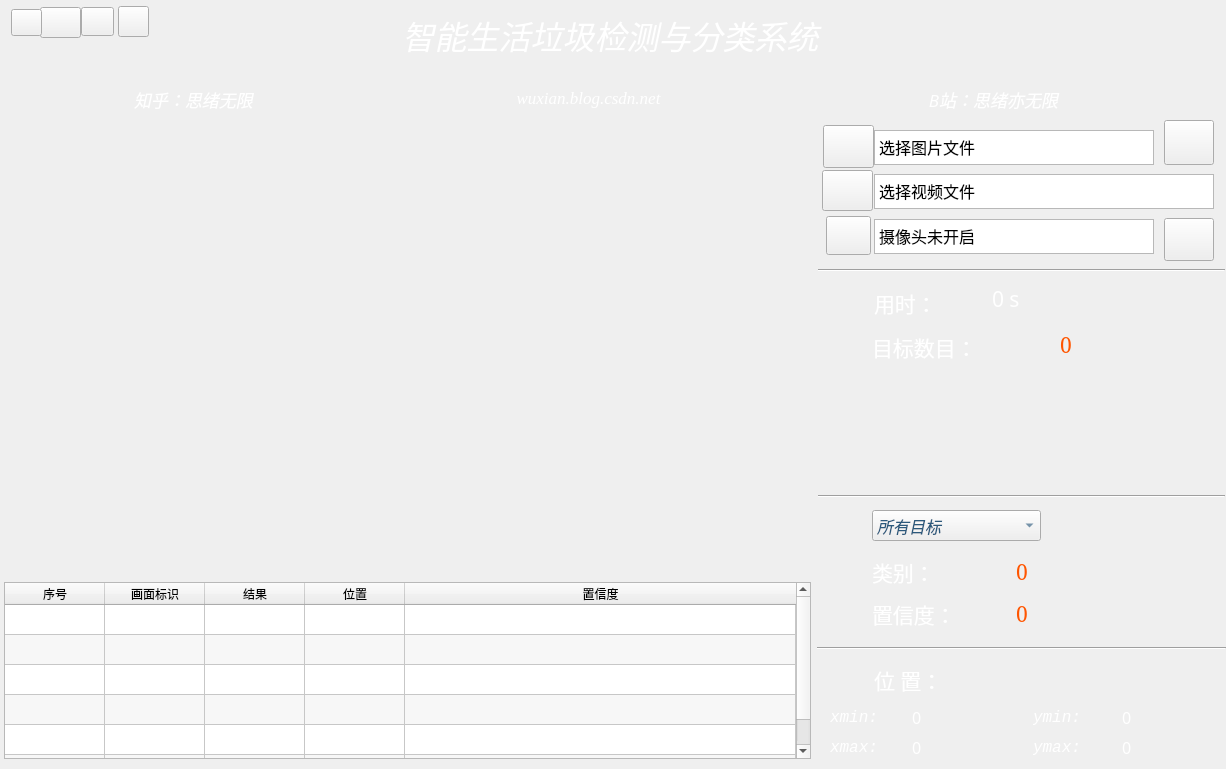
<?xml version="1.0" encoding="UTF-8"?>
<ui version="4.0">
 <class>MainWindow</class>
 <widget class="QMainWindow" name="MainWindow">
  <property name="windowModality">
   <enum>Qt::NonModal</enum>
  </property>
  <property name="geometry">
   <rect>
    <x>0</x>
    <y>0</y>
    <width>1226</width>
    <height>769</height>
   </rect>
  </property>
  <property name="minimumSize">
   <size>
    <width>1226</width>
    <height>769</height>
   </size>
  </property>
  <property name="maximumSize">
   <size>
    <width>1226</width>
    <height>769</height>
   </size>
  </property>
  <property name="font">
   <font>
    <family>华文仿宋</family>
   </font>
  </property>
  <property name="windowTitle">
   <string>PersonCar Detection v1.0</string>
  </property>
  <property name="windowIcon">
   <iconset resource="RecSystem.qrc">
    <normaloff>:/images/icons/count.png</normaloff>:/images/icons/count.png</iconset>
  </property>
  <property name="toolTip">
   <string>知乎</string>
  </property>
  <property name="autoFillBackground">
   <bool>false</bool>
  </property>
  <property name="styleSheet">
   <string notr="true">#centralwidget{
	border-image: url(:/images/icons/back-image.png);
    color: rgb(220, 220, 220);
    border-radius: 10px;
}</string>
  </property>
  <property name="tabShape">
   <enum>QTabWidget::Rounded</enum>
  </property>
  <widget class="QWidget" name="centralwidget">
   <property name="styleSheet">
    <string notr="true">#centralWidget{
	border-image: url(:/newPrefix/images_test/back-image.png);
	color: rgb(220, 220, 220);
	border-radius: 10px;
}</string>
   </property>
   <widget class="QTextEdit" name="textEdit_pic">
    <property name="geometry">
     <rect>
      <x>874</x>
      <y>130</y>
      <width>280</width>
      <height>35</height>
     </rect>
    </property>
    <property name="minimumSize">
     <size>
      <width>150</width>
      <height>30</height>
     </size>
    </property>
    <property name="maximumSize">
     <size>
      <width>280</width>
      <height>40</height>
     </size>
    </property>
    <property name="font">
     <font>
      <family>华文仿宋</family>
      <pointsize>12</pointsize>
     </font>
    </property>
    <property name="layoutDirection">
     <enum>Qt::LeftToRight</enum>
    </property>
    <property name="verticalScrollBarPolicy">
     <enum>Qt::ScrollBarAlwaysOff</enum>
    </property>
    <property name="horizontalScrollBarPolicy">
     <enum>Qt::ScrollBarAsNeeded</enum>
    </property>
    <property name="lineWrapMode">
     <enum>QTextEdit::NoWrap</enum>
    </property>
    <property name="readOnly">
     <bool>true</bool>
    </property>
    <property name="html">
     <string>&lt;!DOCTYPE HTML PUBLIC &quot;-//W3C//DTD HTML 4.0//EN&quot; &quot;http://www.w3.org/TR/REC-html40/strict.dtd&quot;&gt;
&lt;html&gt;&lt;head&gt;&lt;meta name=&quot;qrichtext&quot; content=&quot;1&quot; /&gt;&lt;style type=&quot;text/css&quot;&gt;
p, li { white-space: pre-wrap; }
&lt;/style&gt;&lt;/head&gt;&lt;body style=&quot; font-family:'华文仿宋'; font-size:12pt; font-weight:400; font-style:normal;&quot;&gt;
&lt;p style=&quot; margin-top:0px; margin-bottom:0px; margin-left:0px; margin-right:0px; -qt-block-indent:0; text-indent:0px;&quot;&gt;&lt;span style=&quot; font-family:'Adobe Devanagari';&quot;&gt;选择图片文件&lt;/span&gt;&lt;/p&gt;&lt;/body&gt;&lt;/html&gt;</string>
    </property>
   </widget>
   <widget class="QLabel" name="label_objNum">
    <property name="geometry">
     <rect>
      <x>872</x>
      <y>328</y>
      <width>165</width>
      <height>39</height>
     </rect>
    </property>
    <property name="font">
     <font>
      <family>华文仿宋</family>
      <pointsize>16</pointsize>
     </font>
    </property>
    <property name="styleSheet">
     <string notr="true">color: rgb(255, 255, 255);</string>
    </property>
    <property name="text">
     <string>&lt;html&gt;&lt;head/&gt;&lt;body&gt;&lt;p&gt;目标数目：&lt;/p&gt;&lt;/body&gt;&lt;/html&gt;</string>
    </property>
   </widget>
   <widget class="QLabel" name="label_ymin">
    <property name="geometry">
     <rect>
      <x>1033</x>
      <y>702</y>
      <width>61</width>
      <height>31</height>
     </rect>
    </property>
    <property name="font">
     <font>
      <family>Consolas</family>
      <pointsize>12</pointsize>
      <weight>50</weight>
      <italic>true</italic>
      <bold>false</bold>
     </font>
    </property>
    <property name="styleSheet">
     <string notr="true">font: italic 12pt &quot;Consolas&quot;;
color: rgb(255, 255, 255);</string>
    </property>
    <property name="text">
     <string>ymin: </string>
    </property>
   </widget>
   <widget class="QLabel" name="label_ymax_result">
    <property name="geometry">
     <rect>
      <x>1122</x>
      <y>732</y>
      <width>87</width>
      <height>31</height>
     </rect>
    </property>
    <property name="font">
     <font>
      <family>SimSun-ExtB</family>
      <pointsize>12</pointsize>
     </font>
    </property>
    <property name="styleSheet">
     <string notr="true">color: rgb(255, 255, 255);</string>
    </property>
    <property name="text">
     <string>0</string>
    </property>
   </widget>
   <widget class="QLabel" name="label_numer_result">
    <property name="geometry">
     <rect>
      <x>1060</x>
      <y>326</y>
      <width>119</width>
      <height>37</height>
     </rect>
    </property>
    <property name="font">
     <font>
      <family>SimSun</family>
      <pointsize>16</pointsize>
     </font>
    </property>
    <property name="styleSheet">
     <string notr="true">color: rgb(255, 85, 0);</string>
    </property>
    <property name="text">
     <string>0</string>
    </property>
   </widget>
   <widget class="QLabel" name="label_website_2">
    <property name="geometry">
     <rect>
      <x>68</x>
      <y>74</y>
      <width>251</width>
      <height>51</height>
     </rect>
    </property>
    <property name="minimumSize">
     <size>
      <width>0</width>
      <height>30</height>
     </size>
    </property>
    <property name="font">
     <font>
      <family>Times new roman</family>
      <pointsize>13</pointsize>
      <weight>50</weight>
      <italic>true</italic>
      <bold>false</bold>
     </font>
    </property>
    <property name="toolTip">
     <string>&lt;html&gt;&lt;head/&gt;&lt;body&gt;&lt;p&gt;www.zhihu.com/people/sixuwuxian&lt;/p&gt;&lt;/body&gt;&lt;/html&gt;</string>
    </property>
    <property name="styleSheet">
     <string notr="true">QLabel{color: rgb(255, 255, 255);
font: italic 13pt &quot;Times new roman&quot;;}</string>
    </property>
    <property name="text">
     <string>知乎：思绪无限</string>
    </property>
    <property name="alignment">
     <set>Qt::AlignCenter</set>
    </property>
   </widget>
   <widget class="QToolButton" name="toolButton_settings">
    <property name="geometry">
     <rect>
      <x>40</x>
      <y>7</y>
      <width>41</width>
      <height>31</height>
     </rect>
    </property>
    <property name="maximumSize">
     <size>
      <width>50</width>
      <height>45</height>
     </size>
    </property>
    <property name="cursor">
     <cursorShape>PointingHandCursor</cursorShape>
    </property>
    <property name="toolTip">
     <string>设置信息</string>
    </property>
    <property name="autoFillBackground">
     <bool>false</bool>
    </property>
    <property name="text">
     <string/>
    </property>
    <property name="icon">
     <iconset resource="RecSystem.qrc">
      <normaloff>:/images/icons/settings.png</normaloff>:/images/icons/settings.png</iconset>
    </property>
    <property name="iconSize">
     <size>
      <width>50</width>
      <height>39</height>
     </size>
    </property>
    <property name="popupMode">
     <enum>QToolButton::DelayedPopup</enum>
    </property>
    <property name="toolButtonStyle">
     <enum>Qt::ToolButtonTextUnderIcon</enum>
    </property>
    <property name="autoRaise">
     <bool>false</bool>
    </property>
    <property name="arrowType">
     <enum>Qt::NoArrow</enum>
    </property>
   </widget>
   <widget class="QLabel" name="label_conf">
    <property name="geometry">
     <rect>
      <x>872</x>
      <y>594</y>
      <width>111</width>
      <height>41</height>
     </rect>
    </property>
    <property name="font">
     <font>
      <family>华文仿宋</family>
      <pointsize>16</pointsize>
     </font>
    </property>
    <property name="styleSheet">
     <string notr="true">color: rgb(255, 255, 255);</string>
    </property>
    <property name="text">
     <string>&lt;html&gt;&lt;head/&gt;&lt;body&gt;&lt;p&gt;置信度：&lt;/p&gt;&lt;/body&gt;&lt;/html&gt;</string>
    </property>
   </widget>
   <widget class="QLabel" name="label_title">
    <property name="geometry">
     <rect>
      <x>188</x>
      <y>2</y>
      <width>845</width>
      <height>65</height>
     </rect>
    </property>
    <property name="minimumSize">
     <size>
      <width>0</width>
      <height>30</height>
     </size>
    </property>
    <property name="font">
     <font>
      <family>隶书</family>
      <pointsize>24</pointsize>
      <weight>50</weight>
      <italic>true</italic>
      <bold>false</bold>
      <kerning>false</kerning>
     </font>
    </property>
    <property name="toolTip">
     <string>&lt;html&gt;&lt;head/&gt;&lt;body&gt;&lt;p&gt;author&lt;/p&gt;&lt;/body&gt;&lt;/html&gt;</string>
    </property>
    <property name="styleSheet">
     <string notr="true">QLabel{color: rgb(255, 255, 255);
font: italic 24pt &quot;隶书&quot;;}</string>
    </property>
    <property name="text">
     <string>智能生活垃圾检测与分类系统</string>
    </property>
    <property name="alignment">
     <set>Qt::AlignCenter</set>
    </property>
   </widget>
   <widget class="QLabel" name="label_picNumber">
    <property name="geometry">
     <rect>
      <x>828</x>
      <y>326</y>
      <width>37</width>
      <height>35</height>
     </rect>
    </property>
    <property name="styleSheet">
     <string notr="true">border-image: url(:/images/icons/count.png);</string>
    </property>
    <property name="text">
     <string/>
    </property>
   </widget>
   <widget class="QComboBox" name="comboBox_select">
    <property name="geometry">
     <rect>
      <x>872</x>
      <y>510</y>
      <width>169</width>
      <height>31</height>
     </rect>
    </property>
    <property name="font">
     <font>
      <family>Consolas</family>
      <pointsize>12</pointsize>
      <weight>50</weight>
      <italic>true</italic>
      <bold>false</bold>
     </font>
    </property>
    <property name="focusPolicy">
     <enum>Qt::ClickFocus</enum>
    </property>
    <property name="styleSheet">
     <string notr="true">color: rgb(43, 89, 124);
font: italic 12pt &quot;Consolas&quot;;</string>
    </property>
    <property name="currentText">
     <string>所有目标</string>
    </property>
    <property name="iconSize">
     <size>
      <width>36</width>
      <height>36</height>
     </size>
    </property>
    <item>
     <property name="text">
      <string>所有目标</string>
     </property>
    </item>
   </widget>
   <widget class="QLabel" name="label_xmax">
    <property name="geometry">
     <rect>
      <x>830</x>
      <y>732</y>
      <width>61</width>
      <height>31</height>
     </rect>
    </property>
    <property name="font">
     <font>
      <family>Consolas</family>
      <pointsize>12</pointsize>
      <weight>50</weight>
      <italic>true</italic>
      <bold>false</bold>
     </font>
    </property>
    <property name="styleSheet">
     <string notr="true">font: italic 12pt &quot;Consolas&quot;;
color: rgb(255, 255, 255);</string>
    </property>
    <property name="text">
     <string>xmax: </string>
    </property>
   </widget>
   <widget class="QTextEdit" name="textEdit_camera">
    <property name="geometry">
     <rect>
      <x>874</x>
      <y>219</y>
      <width>280</width>
      <height>35</height>
     </rect>
    </property>
    <property name="minimumSize">
     <size>
      <width>150</width>
      <height>30</height>
     </size>
    </property>
    <property name="maximumSize">
     <size>
      <width>280</width>
      <height>40</height>
     </size>
    </property>
    <property name="font">
     <font>
      <family>华文仿宋</family>
      <pointsize>12</pointsize>
     </font>
    </property>
    <property name="verticalScrollBarPolicy">
     <enum>Qt::ScrollBarAlwaysOff</enum>
    </property>
    <property name="horizontalScrollBarPolicy">
     <enum>Qt::ScrollBarAsNeeded</enum>
    </property>
    <property name="lineWrapMode">
     <enum>QTextEdit::NoWrap</enum>
    </property>
    <property name="readOnly">
     <bool>true</bool>
    </property>
    <property name="html">
     <string>&lt;!DOCTYPE HTML PUBLIC &quot;-//W3C//DTD HTML 4.0//EN&quot; &quot;http://www.w3.org/TR/REC-html40/strict.dtd&quot;&gt;
&lt;html&gt;&lt;head&gt;&lt;meta name=&quot;qrichtext&quot; content=&quot;1&quot; /&gt;&lt;style type=&quot;text/css&quot;&gt;
p, li { white-space: pre-wrap; }
&lt;/style&gt;&lt;/head&gt;&lt;body style=&quot; font-family:'华文仿宋'; font-size:12pt; font-weight:400; font-style:normal;&quot;&gt;
&lt;p style=&quot; margin-top:0px; margin-bottom:0px; margin-left:0px; margin-right:0px; -qt-block-indent:0; text-indent:0px;&quot;&gt;&lt;span style=&quot; font-family:'Adobe Devanagari';&quot;&gt;摄像头未开启&lt;/span&gt;&lt;/p&gt;&lt;/body&gt;&lt;/html&gt;</string>
    </property>
   </widget>
   <widget class="QLabel" name="label_xmin_result">
    <property name="geometry">
     <rect>
      <x>912</x>
      <y>702</y>
      <width>81</width>
      <height>31</height>
     </rect>
    </property>
    <property name="font">
     <font>
      <family>SimSun-ExtB</family>
      <pointsize>12</pointsize>
     </font>
    </property>
    <property name="styleSheet">
     <string notr="true">color: rgb(255, 255, 255);</string>
    </property>
    <property name="text">
     <string>0</string>
    </property>
   </widget>
   <widget class="QLabel" name="label_score_result">
    <property name="geometry">
     <rect>
      <x>1016</x>
      <y>590</y>
      <width>157</width>
      <height>47</height>
     </rect>
    </property>
    <property name="font">
     <font>
      <family>SimSun</family>
      <pointsize>16</pointsize>
     </font>
    </property>
    <property name="styleSheet">
     <string notr="true">color: rgb(255, 85, 0);</string>
    </property>
    <property name="text">
     <string>0</string>
    </property>
   </widget>
   <widget class="QLabel" name="label_location">
    <property name="geometry">
     <rect>
      <x>874</x>
      <y>660</y>
      <width>131</width>
      <height>41</height>
     </rect>
    </property>
    <property name="font">
     <font>
      <family>华文仿宋</family>
      <pointsize>16</pointsize>
     </font>
    </property>
    <property name="styleSheet">
     <string notr="true">color: rgb(255, 255, 255);</string>
    </property>
    <property name="text">
     <string>&lt;html&gt;&lt;head/&gt;&lt;body&gt;&lt;p&gt;位 置：&lt;/p&gt;&lt;/body&gt;&lt;/html&gt;</string>
    </property>
   </widget>
   <widget class="QLabel" name="label_picConf">
    <property name="geometry">
     <rect>
      <x>826</x>
      <y>596</y>
      <width>40</width>
      <height>40</height>
     </rect>
    </property>
    <property name="styleSheet">
     <string notr="true">border-image: url(:/images/icons/Score.png);</string>
    </property>
    <property name="text">
     <string/>
    </property>
   </widget>
   <widget class="QLabel" name="label_display">
    <property name="geometry">
     <rect>
      <x>6</x>
      <y>126</y>
      <width>806</width>
      <height>454</height>
     </rect>
    </property>
    <property name="minimumSize">
     <size>
      <width>806</width>
      <height>454</height>
     </size>
    </property>
    <property name="maximumSize">
     <size>
      <width>1152</width>
      <height>648</height>
     </size>
    </property>
    <property name="font">
     <font>
      <family>楷体</family>
      <pointsize>16</pointsize>
     </font>
    </property>
    <property name="layoutDirection">
     <enum>Qt::LeftToRight</enum>
    </property>
    <property name="styleSheet">
     <string notr="true">border-image: url(:/images/icons/ini-image.png);</string>
    </property>
    <property name="text">
     <string>&lt;html&gt;&lt;head/&gt;&lt;body&gt;&lt;p align=&quot;center&quot;&gt;&lt;br/&gt;&lt;/p&gt;&lt;/body&gt;&lt;/html&gt;</string>
    </property>
    <property name="alignment">
     <set>Qt::AlignCenter</set>
    </property>
   </widget>
   <widget class="QLabel" name="label_xmax_result">
    <property name="geometry">
     <rect>
      <x>912</x>
      <y>732</y>
      <width>89</width>
      <height>31</height>
     </rect>
    </property>
    <property name="font">
     <font>
      <family>SimSun-ExtB</family>
      <pointsize>12</pointsize>
     </font>
    </property>
    <property name="styleSheet">
     <string notr="true">color: rgb(255, 255, 255);</string>
    </property>
    <property name="text">
     <string>0</string>
    </property>
   </widget>
   <widget class="QLabel" name="label_author">
    <property name="geometry">
     <rect>
      <x>856</x>
      <y>74</y>
      <width>275</width>
      <height>51</height>
     </rect>
    </property>
    <property name="minimumSize">
     <size>
      <width>0</width>
      <height>30</height>
     </size>
    </property>
    <property name="font">
     <font>
      <family>楷体</family>
      <pointsize>13</pointsize>
      <weight>50</weight>
      <italic>true</italic>
      <bold>false</bold>
     </font>
    </property>
    <property name="toolTip">
     <string>&lt;html&gt;&lt;head/&gt;&lt;body&gt;&lt;p&gt;B站&lt;/p&gt;&lt;/body&gt;&lt;/html&gt;</string>
    </property>
    <property name="styleSheet">
     <string notr="true">QLabel{color: rgb(255, 255, 255);
font: italic 13pt &quot;楷体&quot;;}</string>
    </property>
    <property name="text">
     <string>B站：思绪亦无限</string>
    </property>
    <property name="alignment">
     <set>Qt::AlignCenter</set>
    </property>
   </widget>
   <widget class="QLabel" name="label_picTime">
    <property name="geometry">
     <rect>
      <x>826</x>
      <y>280</y>
      <width>40</width>
      <height>40</height>
     </rect>
    </property>
    <property name="styleSheet">
     <string notr="true">border-image: url(:/images/icons/net_speed.png);</string>
    </property>
    <property name="text">
     <string/>
    </property>
   </widget>
   <widget class="Line" name="line_3">
    <property name="geometry">
     <rect>
      <x>817</x>
      <y>628</y>
      <width>409</width>
      <height>41</height>
     </rect>
    </property>
    <property name="orientation">
     <enum>Qt::Horizontal</enum>
    </property>
   </widget>
   <widget class="QLabel" name="label_ymax">
    <property name="geometry">
     <rect>
      <x>1033</x>
      <y>732</y>
      <width>61</width>
      <height>31</height>
     </rect>
    </property>
    <property name="font">
     <font>
      <family>Consolas</family>
      <pointsize>12</pointsize>
      <weight>50</weight>
      <italic>true</italic>
      <bold>false</bold>
     </font>
    </property>
    <property name="styleSheet">
     <string notr="true">font: italic 12pt &quot;Consolas&quot;;
color: rgb(255, 255, 255);</string>
    </property>
    <property name="text">
     <string>ymax: </string>
    </property>
   </widget>
   <widget class="QToolButton" name="toolButton_file">
    <property name="geometry">
     <rect>
      <x>823</x>
      <y>125</y>
      <width>51</width>
      <height>43</height>
     </rect>
    </property>
    <property name="minimumSize">
     <size>
      <width>50</width>
      <height>39</height>
     </size>
    </property>
    <property name="cursor">
     <cursorShape>PointingHandCursor</cursorShape>
    </property>
    <property name="toolTip">
     <string>选择图片</string>
    </property>
    <property name="autoFillBackground">
     <bool>false</bool>
    </property>
    <property name="text">
     <string/>
    </property>
    <property name="icon">
     <iconset resource="RecSystem.qrc">
      <normaloff>:/images/icons/recovery.png</normaloff>:/images/icons/recovery.png</iconset>
    </property>
    <property name="iconSize">
     <size>
      <width>50</width>
      <height>40</height>
     </size>
    </property>
    <property name="popupMode">
     <enum>QToolButton::DelayedPopup</enum>
    </property>
    <property name="toolButtonStyle">
     <enum>Qt::ToolButtonTextUnderIcon</enum>
    </property>
    <property name="autoRaise">
     <bool>false</bool>
    </property>
    <property name="arrowType">
     <enum>Qt::NoArrow</enum>
    </property>
   </widget>
   <widget class="QTextEdit" name="textEdit_video">
    <property name="geometry">
     <rect>
      <x>874</x>
      <y>174</y>
      <width>340</width>
      <height>35</height>
     </rect>
    </property>
    <property name="minimumSize">
     <size>
      <width>150</width>
      <height>30</height>
     </size>
    </property>
    <property name="maximumSize">
     <size>
      <width>340</width>
      <height>40</height>
     </size>
    </property>
    <property name="font">
     <font>
      <family>华文仿宋</family>
      <pointsize>12</pointsize>
     </font>
    </property>
    <property name="layoutDirection">
     <enum>Qt::LeftToRight</enum>
    </property>
    <property name="verticalScrollBarPolicy">
     <enum>Qt::ScrollBarAlwaysOff</enum>
    </property>
    <property name="horizontalScrollBarPolicy">
     <enum>Qt::ScrollBarAsNeeded</enum>
    </property>
    <property name="lineWrapMode">
     <enum>QTextEdit::NoWrap</enum>
    </property>
    <property name="readOnly">
     <bool>true</bool>
    </property>
    <property name="html">
     <string>&lt;!DOCTYPE HTML PUBLIC &quot;-//W3C//DTD HTML 4.0//EN&quot; &quot;http://www.w3.org/TR/REC-html40/strict.dtd&quot;&gt;
&lt;html&gt;&lt;head&gt;&lt;meta name=&quot;qrichtext&quot; content=&quot;1&quot; /&gt;&lt;style type=&quot;text/css&quot;&gt;
p, li { white-space: pre-wrap; }
&lt;/style&gt;&lt;/head&gt;&lt;body style=&quot; font-family:'华文仿宋'; font-size:12pt; font-weight:400; font-style:normal;&quot;&gt;
&lt;p style=&quot; margin-top:0px; margin-bottom:0px; margin-left:0px; margin-right:0px; -qt-block-indent:0; text-indent:0px;&quot;&gt;&lt;span style=&quot; font-family:'Adobe Devanagari';&quot;&gt;选择视频文件&lt;/span&gt;&lt;/p&gt;&lt;/body&gt;&lt;/html&gt;</string>
    </property>
   </widget>
   <widget class="QToolButton" name="toolButton_camera">
    <property name="geometry">
     <rect>
      <x>826</x>
      <y>216</y>
      <width>45</width>
      <height>39</height>
     </rect>
    </property>
    <property name="maximumSize">
     <size>
      <width>50</width>
      <height>45</height>
     </size>
    </property>
    <property name="cursor">
     <cursorShape>PointingHandCursor</cursorShape>
    </property>
    <property name="toolTip">
     <string>开启摄像头</string>
    </property>
    <property name="autoFillBackground">
     <bool>false</bool>
    </property>
    <property name="text">
     <string/>
    </property>
    <property name="icon">
     <iconset resource="RecSystem.qrc">
      <normaloff>:/images/icons/g1.png</normaloff>:/images/icons/g1.png</iconset>
    </property>
    <property name="iconSize">
     <size>
      <width>50</width>
      <height>39</height>
     </size>
    </property>
    <property name="popupMode">
     <enum>QToolButton::DelayedPopup</enum>
    </property>
    <property name="toolButtonStyle">
     <enum>Qt::ToolButtonTextUnderIcon</enum>
    </property>
    <property name="autoRaise">
     <bool>false</bool>
    </property>
    <property name="arrowType">
     <enum>Qt::NoArrow</enum>
    </property>
   </widget>
   <widget class="Line" name="line_5">
    <property name="geometry">
     <rect>
      <x>818</x>
      <y>250</y>
      <width>407</width>
      <height>41</height>
     </rect>
    </property>
    <property name="orientation">
     <enum>Qt::Horizontal</enum>
    </property>
   </widget>
   <widget class="QLabel" name="label_website">
    <property name="geometry">
     <rect>
      <x>464</x>
      <y>72</y>
      <width>249</width>
      <height>51</height>
     </rect>
    </property>
    <property name="minimumSize">
     <size>
      <width>0</width>
      <height>30</height>
     </size>
    </property>
    <property name="font">
     <font>
      <family>Times new roman</family>
      <pointsize>13</pointsize>
      <weight>50</weight>
      <italic>true</italic>
      <bold>false</bold>
     </font>
    </property>
    <property name="toolTip">
     <string>&lt;html&gt;&lt;head/&gt;&lt;body&gt;&lt;p&gt;wuxian.blog.csdn.net&lt;/p&gt;&lt;/body&gt;&lt;/html&gt;</string>
    </property>
    <property name="styleSheet">
     <string notr="true">QLabel{color: rgb(255, 255, 255);
font: italic 13pt &quot;Times new roman&quot;;}</string>
    </property>
    <property name="text">
     <string>wuxian.blog.csdn.net</string>
    </property>
    <property name="alignment">
     <set>Qt::AlignCenter</set>
    </property>
   </widget>
   <widget class="QLabel" name="label_time_result">
    <property name="geometry">
     <rect>
      <x>992</x>
      <y>280</y>
      <width>101</width>
      <height>37</height>
     </rect>
    </property>
    <property name="font">
     <font>
      <family>华文仿宋</family>
      <pointsize>16</pointsize>
     </font>
    </property>
    <property name="styleSheet">
     <string notr="true">color: rgb(255, 255, 255);</string>
    </property>
    <property name="text">
     <string>0 s</string>
    </property>
   </widget>
   <widget class="QLabel" name="label_picSelect">
    <property name="geometry">
     <rect>
      <x>826</x>
      <y>508</y>
      <width>40</width>
      <height>40</height>
     </rect>
    </property>
    <property name="styleSheet">
     <string notr="true">border-image: url(:/images/icons/selection.png);</string>
    </property>
    <property name="text">
     <string/>
    </property>
   </widget>
   <widget class="QToolButton" name="toolButton_version">
    <property name="geometry">
     <rect>
      <x>118</x>
      <y>6</y>
      <width>31</width>
      <height>31</height>
     </rect>
    </property>
    <property name="maximumSize">
     <size>
      <width>50</width>
      <height>45</height>
     </size>
    </property>
    <property name="cursor">
     <cursorShape>PointingHandCursor</cursorShape>
    </property>
    <property name="toolTip">
     <string>版本信息</string>
    </property>
    <property name="autoFillBackground">
     <bool>false</bool>
    </property>
    <property name="text">
     <string/>
    </property>
    <property name="icon">
     <iconset resource="RecSystem.qrc">
      <normaloff>:/images/icons/versions.png</normaloff>:/images/icons/versions.png</iconset>
    </property>
    <property name="iconSize">
     <size>
      <width>50</width>
      <height>39</height>
     </size>
    </property>
    <property name="popupMode">
     <enum>QToolButton::DelayedPopup</enum>
    </property>
    <property name="toolButtonStyle">
     <enum>Qt::ToolButtonTextUnderIcon</enum>
    </property>
    <property name="autoRaise">
     <bool>false</bool>
    </property>
    <property name="arrowType">
     <enum>Qt::NoArrow</enum>
    </property>
   </widget>
   <widget class="Line" name="line_4">
    <property name="geometry">
     <rect>
      <x>818</x>
      <y>476</y>
      <width>407</width>
      <height>41</height>
     </rect>
    </property>
    <property name="orientation">
     <enum>Qt::Horizontal</enum>
    </property>
   </widget>
   <widget class="QToolButton" name="toolButton_saveing">
    <property name="geometry">
     <rect>
      <x>11</x>
      <y>9</y>
      <width>31</width>
      <height>27</height>
     </rect>
    </property>
    <property name="maximumSize">
     <size>
      <width>50</width>
      <height>45</height>
     </size>
    </property>
    <property name="cursor">
     <cursorShape>PointingHandCursor</cursorShape>
    </property>
    <property name="toolTip">
     <string>保存结果</string>
    </property>
    <property name="autoFillBackground">
     <bool>false</bool>
    </property>
    <property name="text">
     <string/>
    </property>
    <property name="icon">
     <iconset resource="RecSystem.qrc">
      <normaloff>:/images/icons/save.png</normaloff>:/images/icons/save.png</iconset>
    </property>
    <property name="iconSize">
     <size>
      <width>50</width>
      <height>39</height>
     </size>
    </property>
    <property name="popupMode">
     <enum>QToolButton::DelayedPopup</enum>
    </property>
    <property name="toolButtonStyle">
     <enum>Qt::ToolButtonTextUnderIcon</enum>
    </property>
    <property name="autoRaise">
     <bool>false</bool>
    </property>
    <property name="arrowType">
     <enum>Qt::NoArrow</enum>
    </property>
   </widget>
   <widget class="QLabel" name="label_class">
    <property name="geometry">
     <rect>
      <x>872</x>
      <y>554</y>
      <width>113</width>
      <height>37</height>
     </rect>
    </property>
    <property name="font">
     <font>
      <family>华文仿宋</family>
      <pointsize>16</pointsize>
     </font>
    </property>
    <property name="styleSheet">
     <string notr="true">color: rgb(255, 255, 255);</string>
    </property>
    <property name="text">
     <string>&lt;html&gt;&lt;head/&gt;&lt;body&gt;&lt;p&gt;类别：&lt;/p&gt;&lt;/body&gt;&lt;/html&gt;</string>
    </property>
   </widget>
   <widget class="QLabel" name="label_xmin">
    <property name="geometry">
     <rect>
      <x>830</x>
      <y>702</y>
      <width>61</width>
      <height>31</height>
     </rect>
    </property>
    <property name="font">
     <font>
      <family>Consolas</family>
      <pointsize>12</pointsize>
      <weight>50</weight>
      <italic>true</italic>
      <bold>false</bold>
     </font>
    </property>
    <property name="styleSheet">
     <string notr="true">font: italic 12pt &quot;Consolas&quot;;
color: rgb(255, 255, 255);</string>
    </property>
    <property name="text">
     <string>xmin: </string>
    </property>
   </widget>
   <widget class="QToolButton" name="toolButton_video">
    <property name="geometry">
     <rect>
      <x>822</x>
      <y>170</y>
      <width>51</width>
      <height>41</height>
     </rect>
    </property>
    <property name="maximumSize">
     <size>
      <width>51</width>
      <height>41</height>
     </size>
    </property>
    <property name="cursor">
     <cursorShape>PointingHandCursor</cursorShape>
    </property>
    <property name="toolTip">
     <string>选择视频</string>
    </property>
    <property name="autoFillBackground">
     <bool>false</bool>
    </property>
    <property name="text">
     <string/>
    </property>
    <property name="icon">
     <iconset resource="RecSystem.qrc">
      <normaloff>:/images/icons/video.png</normaloff>:/images/icons/video.png</iconset>
    </property>
    <property name="iconSize">
     <size>
      <width>40</width>
      <height>40</height>
     </size>
    </property>
    <property name="popupMode">
     <enum>QToolButton::DelayedPopup</enum>
    </property>
    <property name="toolButtonStyle">
     <enum>Qt::ToolButtonTextUnderIcon</enum>
    </property>
    <property name="autoRaise">
     <bool>false</bool>
    </property>
    <property name="arrowType">
     <enum>Qt::NoArrow</enum>
    </property>
   </widget>
   <widget class="QLabel" name="label_picResult">
    <property name="geometry">
     <rect>
      <x>830</x>
      <y>556</y>
      <width>35</width>
      <height>35</height>
     </rect>
    </property>
    <property name="styleSheet">
     <string notr="true">border-image: url(:/images/icons/result.png);</string>
    </property>
    <property name="text">
     <string/>
    </property>
   </widget>
   <widget class="QToolButton" name="toolButton_author">
    <property name="geometry">
     <rect>
      <x>81</x>
      <y>7</y>
      <width>33</width>
      <height>29</height>
     </rect>
    </property>
    <property name="maximumSize">
     <size>
      <width>50</width>
      <height>45</height>
     </size>
    </property>
    <property name="cursor">
     <cursorShape>PointingHandCursor</cursorShape>
    </property>
    <property name="toolTip">
     <string>开发信息</string>
    </property>
    <property name="autoFillBackground">
     <bool>false</bool>
    </property>
    <property name="text">
     <string/>
    </property>
    <property name="icon">
     <iconset resource="RecSystem.qrc">
      <normaloff>:/images/icons/author.png</normaloff>:/images/icons/author.png</iconset>
    </property>
    <property name="iconSize">
     <size>
      <width>50</width>
      <height>39</height>
     </size>
    </property>
    <property name="popupMode">
     <enum>QToolButton::DelayedPopup</enum>
    </property>
    <property name="toolButtonStyle">
     <enum>Qt::ToolButtonTextUnderIcon</enum>
    </property>
    <property name="autoRaise">
     <bool>false</bool>
    </property>
    <property name="arrowType">
     <enum>Qt::NoArrow</enum>
    </property>
   </widget>
   <widget class="QLabel" name="label_picLocation">
    <property name="geometry">
     <rect>
      <x>826</x>
      <y>658</y>
      <width>39</width>
      <height>39</height>
     </rect>
    </property>
    <property name="styleSheet">
     <string notr="true">border-image: url(:/images/icons/Ordinateur.png);</string>
    </property>
    <property name="text">
     <string/>
    </property>
   </widget>
   <widget class="QLabel" name="label_ymin_result">
    <property name="geometry">
     <rect>
      <x>1122</x>
      <y>702</y>
      <width>75</width>
      <height>31</height>
     </rect>
    </property>
    <property name="font">
     <font>
      <family>SimSun-ExtB</family>
      <pointsize>12</pointsize>
     </font>
    </property>
    <property name="styleSheet">
     <string notr="true">color: rgb(255, 255, 255);</string>
    </property>
    <property name="text">
     <string>0</string>
    </property>
   </widget>
   <widget class="QLabel" name="label_useTime">
    <property name="geometry">
     <rect>
      <x>874</x>
      <y>278</y>
      <width>91</width>
      <height>51</height>
     </rect>
    </property>
    <property name="font">
     <font>
      <family>华文仿宋</family>
      <pointsize>16</pointsize>
     </font>
    </property>
    <property name="styleSheet">
     <string notr="true">color: rgb(255, 255, 255);</string>
    </property>
    <property name="text">
     <string>&lt;html&gt;&lt;head/&gt;&lt;body&gt;&lt;p&gt;&lt;span style=&quot; color:#ffffff;&quot;&gt;用时：&lt;/span&gt;&lt;/p&gt;&lt;/body&gt;&lt;/html&gt;</string>
    </property>
   </widget>
   <widget class="QLabel" name="label_class_result">
    <property name="geometry">
     <rect>
      <x>1016</x>
      <y>548</y>
      <width>205</width>
      <height>47</height>
     </rect>
    </property>
    <property name="font">
     <font>
      <family>SimSun</family>
      <pointsize>16</pointsize>
     </font>
    </property>
    <property name="styleSheet">
     <string notr="true">color: rgb(255, 85, 0);</string>
    </property>
    <property name="text">
     <string>0</string>
    </property>
   </widget>
   <widget class="QToolButton" name="toolButton_model">
    <property name="geometry">
     <rect>
      <x>1164</x>
      <y>218</y>
      <width>50</width>
      <height>43</height>
     </rect>
    </property>
    <property name="minimumSize">
     <size>
      <width>50</width>
      <height>39</height>
     </size>
    </property>
    <property name="maximumSize">
     <size>
      <width>50</width>
      <height>45</height>
     </size>
    </property>
    <property name="cursor">
     <cursorShape>PointingHandCursor</cursorShape>
    </property>
    <property name="toolTip">
     <string>使用默认模型</string>
    </property>
    <property name="autoFillBackground">
     <bool>false</bool>
    </property>
    <property name="text">
     <string/>
    </property>
    <property name="icon">
     <iconset resource="RecSystem.qrc">
      <normaloff>:/images/icons/model.png</normaloff>:/images/icons/model.png</iconset>
    </property>
    <property name="iconSize">
     <size>
      <width>40</width>
      <height>39</height>
     </size>
    </property>
    <property name="popupMode">
     <enum>QToolButton::DelayedPopup</enum>
    </property>
    <property name="toolButtonStyle">
     <enum>Qt::ToolButtonTextUnderIcon</enum>
    </property>
    <property name="autoRaise">
     <bool>false</bool>
    </property>
    <property name="arrowType">
     <enum>Qt::NoArrow</enum>
    </property>
   </widget>
   <widget class="QToolButton" name="toolButton_folder">
    <property name="geometry">
     <rect>
      <x>1164</x>
      <y>120</y>
      <width>50</width>
      <height>45</height>
     </rect>
    </property>
    <property name="minimumSize">
     <size>
      <width>50</width>
      <height>39</height>
     </size>
    </property>
    <property name="maximumSize">
     <size>
      <width>50</width>
      <height>45</height>
     </size>
    </property>
    <property name="cursor">
     <cursorShape>PointingHandCursor</cursorShape>
    </property>
    <property name="toolTip">
     <string>选择图片文件夹</string>
    </property>
    <property name="autoFillBackground">
     <bool>false</bool>
    </property>
    <property name="text">
     <string/>
    </property>
    <property name="icon">
     <iconset resource="RecSystem.qrc">
      <normaloff>:/images/icons/folder.png</normaloff>:/images/icons/folder.png</iconset>
    </property>
    <property name="iconSize">
     <size>
      <width>50</width>
      <height>39</height>
     </size>
    </property>
    <property name="popupMode">
     <enum>QToolButton::DelayedPopup</enum>
    </property>
    <property name="toolButtonStyle">
     <enum>Qt::ToolButtonTextUnderIcon</enum>
    </property>
    <property name="autoRaise">
     <bool>false</bool>
    </property>
    <property name="arrowType">
     <enum>Qt::NoArrow</enum>
    </property>
   </widget>
   <widget class="QTableWidget" name="tableWidget">
    <property name="geometry">
     <rect>
      <x>4</x>
      <y>582</y>
      <width>807</width>
      <height>177</height>
     </rect>
    </property>
    <property name="sizePolicy">
     <sizepolicy hsizetype="Expanding" vsizetype="Expanding">
      <horstretch>0</horstretch>
      <verstretch>0</verstretch>
     </sizepolicy>
    </property>
    <property name="minimumSize">
     <size>
      <width>569</width>
      <height>150</height>
     </size>
    </property>
    <property name="maximumSize">
     <size>
      <width>16777215</width>
      <height>180</height>
     </size>
    </property>
    <property name="font">
     <font>
      <pointsize>10</pointsize>
     </font>
    </property>
    <property name="verticalScrollBarPolicy">
     <enum>Qt::ScrollBarAsNeeded</enum>
    </property>
    <property name="horizontalScrollBarPolicy">
     <enum>Qt::ScrollBarAlwaysOff</enum>
    </property>
    <property name="sizeAdjustPolicy">
     <enum>QAbstractScrollArea::AdjustIgnored</enum>
    </property>
    <property name="alternatingRowColors">
     <bool>true</bool>
    </property>
    <property name="wordWrap">
     <bool>false</bool>
    </property>
    <property name="rowCount">
     <number>6</number>
    </property>
    <attribute name="horizontalHeaderVisible">
     <bool>true</bool>
    </attribute>
    <attribute name="horizontalHeaderCascadingSectionResizes">
     <bool>false</bool>
    </attribute>
    <attribute name="horizontalHeaderStretchLastSection">
     <bool>true</bool>
    </attribute>
    <attribute name="verticalHeaderVisible">
     <bool>false</bool>
    </attribute>
    <attribute name="verticalHeaderCascadingSectionResizes">
     <bool>false</bool>
    </attribute>
    <row>
     <property name="text">
      <string>0</string>
     </property>
    </row>
    <row>
     <property name="text">
      <string>1</string>
     </property>
    </row>
    <row>
     <property name="text">
      <string>2</string>
     </property>
    </row>
    <row/>
    <row/>
    <row/>
    <column>
     <property name="text">
      <string>序号</string>
     </property>
     <property name="font">
      <font>
       <family>微软雅黑</family>
       <pointsize>9</pointsize>
       <weight>50</weight>
       <bold>false</bold>
      </font>
     </property>
     <property name="textAlignment">
      <set>AlignCenter</set>
     </property>
     <property name="background">
      <color alpha="0">
       <red>0</red>
       <green>0</green>
       <blue>0</blue>
      </color>
     </property>
    </column>
    <column>
     <property name="text">
      <string>画面标识</string>
     </property>
     <property name="font">
      <font>
       <family>微软雅黑</family>
       <pointsize>9</pointsize>
       <weight>50</weight>
       <bold>false</bold>
      </font>
     </property>
     <property name="textAlignment">
      <set>AlignCenter</set>
     </property>
    </column>
    <column>
     <property name="text">
      <string>结果</string>
     </property>
     <property name="font">
      <font>
       <family>微软雅黑</family>
       <pointsize>9</pointsize>
       <weight>50</weight>
       <bold>false</bold>
      </font>
     </property>
     <property name="textAlignment">
      <set>AlignCenter</set>
     </property>
    </column>
    <column>
     <property name="text">
      <string>位置</string>
     </property>
     <property name="font">
      <font>
       <family>微软雅黑</family>
       <pointsize>9</pointsize>
      </font>
     </property>
     <property name="textAlignment">
      <set>AlignCenter</set>
     </property>
    </column>
    <column>
     <property name="text">
      <string>置信度</string>
     </property>
     <property name="font">
      <font>
       <family>微软雅黑</family>
       <pointsize>9</pointsize>
      </font>
     </property>
     <property name="textAlignment">
      <set>AlignCenter</set>
     </property>
    </column>
    <item row="0" column="0">
     <property name="text">
      <string/>
     </property>
     <property name="textAlignment">
      <set>AlignCenter</set>
     </property>
    </item>
    <item row="0" column="1">
     <property name="text">
      <string/>
     </property>
     <property name="textAlignment">
      <set>AlignLeading|AlignVCenter</set>
     </property>
    </item>
    <item row="0" column="2">
     <property name="text">
      <string/>
     </property>
     <property name="textAlignment">
      <set>AlignCenter</set>
     </property>
    </item>
    <item row="1" column="0">
     <property name="text">
      <string/>
     </property>
     <property name="textAlignment">
      <set>AlignCenter</set>
     </property>
    </item>
    <item row="1" column="2">
     <property name="text">
      <string/>
     </property>
     <property name="textAlignment">
      <set>AlignCenter</set>
     </property>
    </item>
    <item row="2" column="0">
     <property name="text">
      <string/>
     </property>
     <property name="textAlignment">
      <set>AlignCenter</set>
     </property>
    </item>
    <item row="2" column="2">
     <property name="text">
      <string/>
     </property>
     <property name="textAlignment">
      <set>AlignCenter</set>
     </property>
    </item>
   </widget>
   <widget class="QLabel" name="label_bar">
    <property name="geometry">
     <rect>
      <x>832</x>
      <y>366</y>
      <width>389</width>
      <height>119</height>
     </rect>
    </property>
    <property name="text">
     <string/>
    </property>
   </widget>
  </widget>
  <action name="actionGoogle_Translate">
   <property name="text">
    <string>Google Translate</string>
   </property>
  </action>
  <action name="actionHTML_type">
   <property name="text">
    <string>HTML type</string>
   </property>
  </action>
  <action name="actionsoftware_version">
   <property name="text">
    <string>software version</string>
   </property>
  </action>
 </widget>
 <resources>
  <include location="RecSystem.qrc"/>
 </resources>
 <connections/>
</ui>
